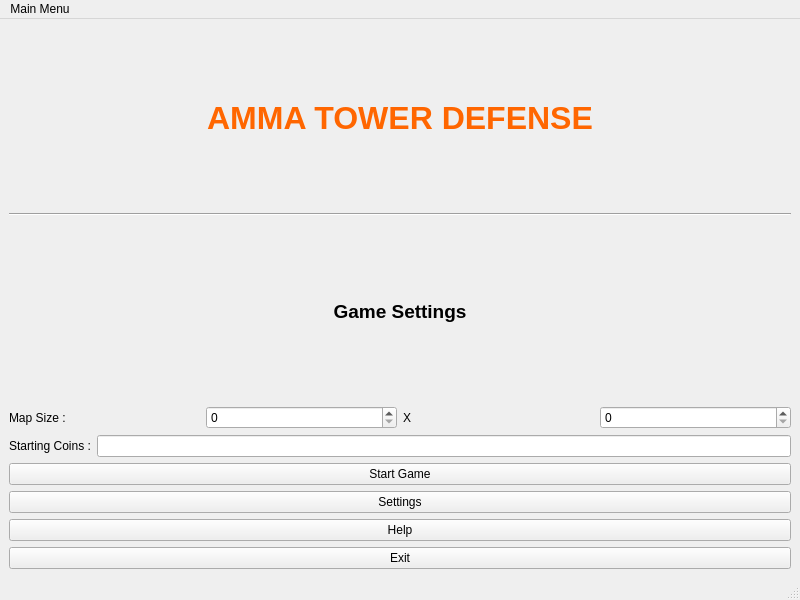
<?xml version="1.0" encoding="UTF-8"?>
<ui version="4.0">
 <class>MainWindow</class>
 <widget class="QMainWindow" name="MainWindow">
  <property name="geometry">
   <rect>
    <x>0</x>
    <y>0</y>
    <width>800</width>
    <height>600</height>
   </rect>
  </property>
  <property name="windowTitle">
   <string>AMMA Tower Defense</string>
  </property>
  <widget class="QWidget" name="centralwidget">
   <layout class="QVBoxLayout" name="verticalLayout">
    <item>
     <widget class="QLabel" name="titleLabel">
      <property name="text">
       <string>AMMA TOWER DEFENSE</string>
      </property>
      <property name="alignment">
       <set>Qt::AlignCenter</set>
      </property>
      <property name="styleSheet">
       <string notr="true">font-size: 24pt; font-weight: bold; color: #ff6600;</string>
      </property>
     </widget>
    </item>
    <item>
     <widget class="QFrame" name="line">
      <property name="frameShape">
       <enum>QFrame::HLine</enum>
      </property>
      <property name="frameShadow">
       <enum>QFrame::Sunken</enum>
      </property>
     </widget>
    </item>
    <item>
     <widget class="QLabel" name="label_3">
      <property name="text">
       <string>Game Settings</string>
      </property>
      <property name="alignment">
       <set>Qt::AlignCenter</set>
      </property>
      <property name="styleSheet">
       <string notr="true">font-size: 14pt; font-weight: bold;</string>
      </property>
     </widget>
    </item>
    <item>
     <layout class="QHBoxLayout" name="mapSizeLayout">
      <item>
       <widget class="QLabel" name="label_4">
        <property name="text">
         <string>Map Size :</string>
        </property>
       </widget>
      </item>
      <item>
       <widget class="QSpinBox" name="xmap"/>
      </item>
      <item>
       <widget class="QLabel" name="label_5">
        <property name="text">
         <string>X</string>
        </property>
       </widget>
      </item>
      <item>
       <widget class="QSpinBox" name="ymap"/>
      </item>
     </layout>
    </item>
    <item>
     <layout class="QHBoxLayout" name="coinLayout">
      <item>
       <widget class="QLabel" name="label_6">
        <property name="text">
         <string>Starting Coins :</string>
        </property>
       </widget>
      </item>
      <item>
       <widget class="QLineEdit" name="StartCoin"/>
      </item>
     </layout>
    </item>
    <item>
     <widget class="QPushButton" name="pushButton">
      <property name="text">
       <string>Start Game</string>
      </property>
     </widget>
    </item>
    <item>
     <widget class="QPushButton" name="settingsButton">
      <property name="text">
       <string>Settings</string>
      </property>
     </widget>
    </item>
    <item>
     <widget class="QPushButton" name="helpButton">
      <property name="text">
       <string>Help</string>
      </property>
     </widget>
    </item>
    <item>
     <widget class="QPushButton" name="exitButton">
      <property name="text">
       <string>Exit</string>
      </property>
     </widget>
    </item>
   </layout>
  </widget>
  <widget class="QMenuBar" name="menubar">
   <property name="geometry">
    <rect>
     <x>0</x>
     <y>0</y>
     <width>800</width>
     <height>21</height>
    </rect>
   </property>
   <widget class="QMenu" name="menuMain_Menu">
    <property name="title">
     <string>Main Menu</string>
    </property>
   </widget>
   <addaction name="menuMain_Menu"/>
  </widget>
  <widget class="QStatusBar" name="statusbar"/>
 </widget>
 <resources/>
 <connections/>
</ui>
